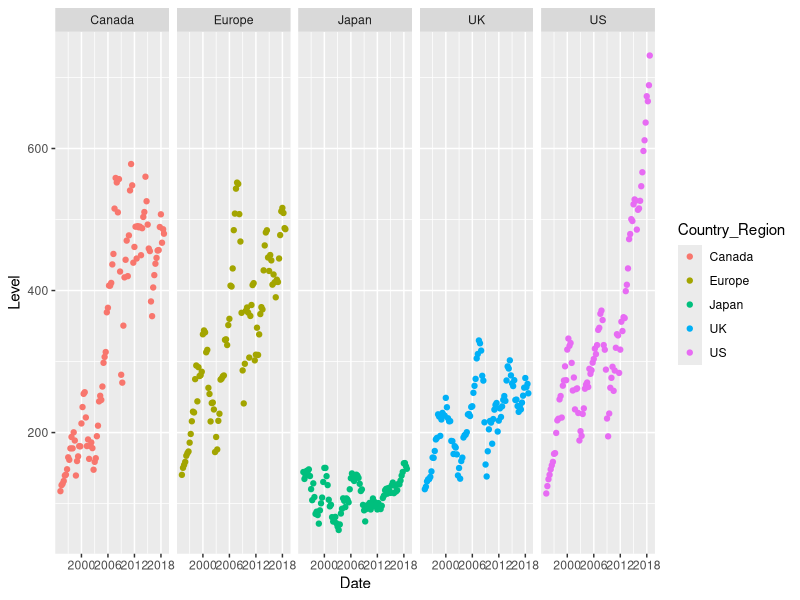
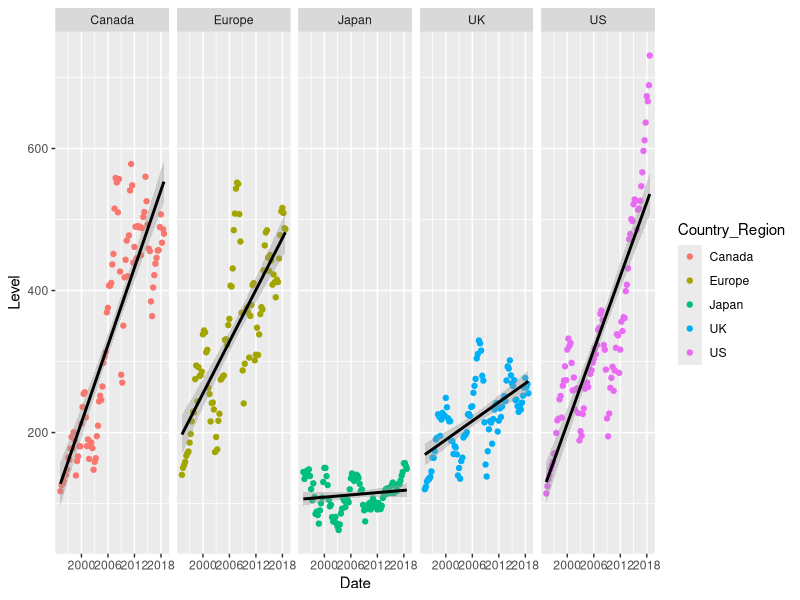
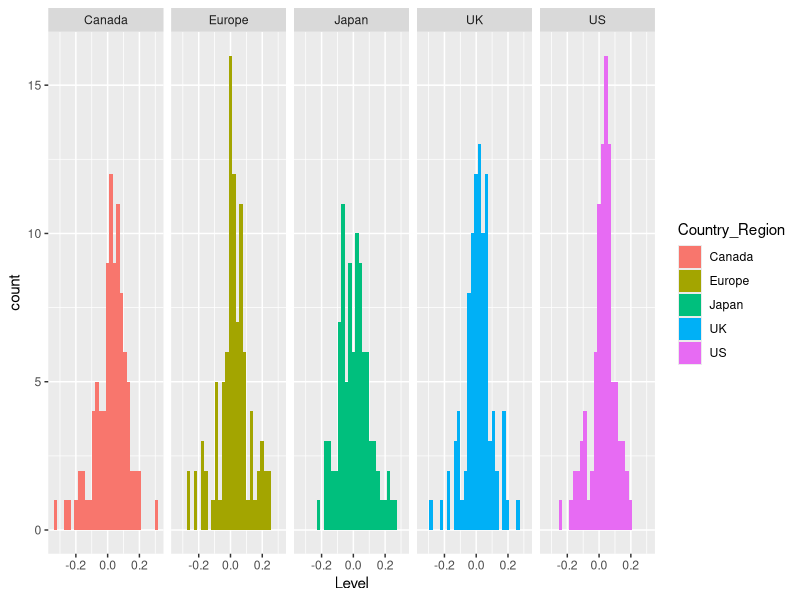

Write the R code that produced these figures, in order.
## ---- chunk 1
library(xts)
data <- read.csv("levels2.csv", header = TRUE)
data$dd.mmm.yy <- as.Date(data$dd.mmm.yy, "%d-%b-%y")
ts_df <- xts(data[, 3:7], order.by = data[, 2])
ts_df_diff <- ts_df / lag(ts_df, 1) - 1
ts_df_diff <- ts_df_diff[2:nrow(ts_df_diff), ]
## ---- chunk 2
range_matrix <- as.matrix(apply(ts_df, 2, range))
rownames(range_matrix) <- c("Low", "High")
range_matrix
## ---- chunk 3
apply(ts_df, 2, quantile)
## ---- chunk 4
range_matrix_diff <- as.matrix(apply(ts_df_diff, 2, range))
rownames(range_matrix_diff) <- c("Low", "High")
range_matrix_diff
apply(ts_df_diff, 2, quantile)
## ---- chunk 5
library(tidyr)
library(ggplot2)
df <- as.data.frame(ts_df)
df$Date <- rownames(df)
df$Date <- as.Date(df$Date, foramt = "%Y-%m-%d")
df_tall <- df %>% gather(key = "Country_Region", value = "Level", -Date)
ggplot(df_tall, aes(x = Date, y = Level, col = Country_Region)) + geom_point() + facet_wrap(. ~ Country_Region, ncol = 5) + scale_x_date(date_labels = "%Y", date_breaks = "6 years")
## ---- chunk 6
ggplot(df_tall, aes(x = Date, y = Level, col = Country_Region)) + geom_point() + geom_smooth(method = "lm", se = TRUE, col = "black") + facet_wrap(. ~ Country_Region, ncol = 5) + scale_x_date(date_labels = "%Y", date_breaks = "6 years")
## ---- chunk 7
df_diff <- as.data.frame(ts_df_diff)
df_diff$Date <- rownames(df_diff)
df_diff$Date <- as.Date(df_diff$Date, foramt = "%Y-%m-%d")
df_diff_tall <- df_diff %>% gather(key = "Country_Region", value = "Level", -Date)
ggplot(df_diff_tall, aes(x = Level, fill = Country_Region)) + geom_histogram() + facet_wrap(. ~ Country_Region, ncol = 5)
## ---- chunk 8
SW <- apply(ts_df_diff, 2, shapiro.test)
SW_pvalues <- unlist(lapply(SW, '[[', 2))
SW_pvalues <- as.matrix(t(SW_pvalues))
rownames(SW_pvalues) <- "P value"
SW_pvalues
